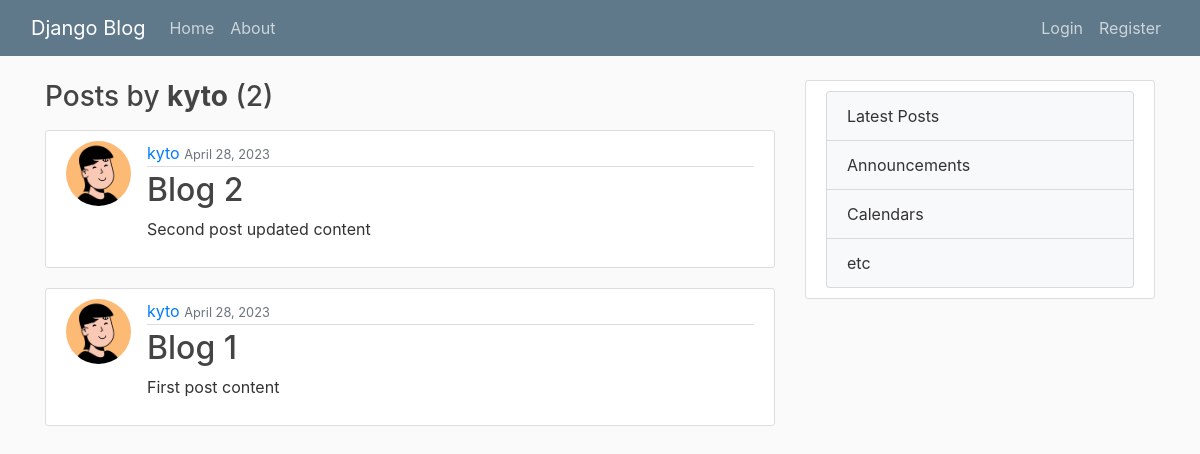
The page /user/kyto on the database as committed earlier.
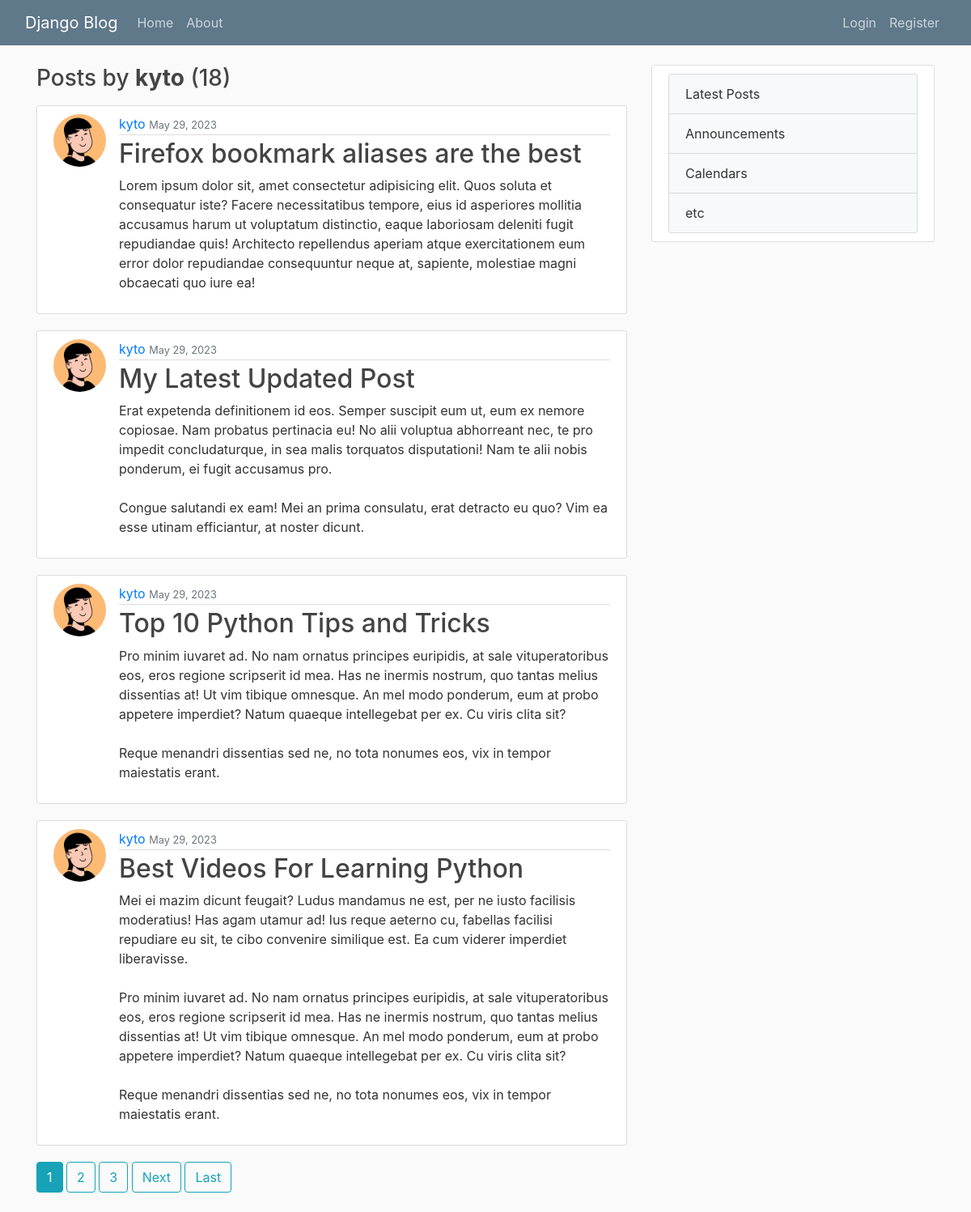
The same page on the database as committed later.
### blog_app/models.py (models this page shows, shortened)
class Post(models.Model):
    title = models.CharField(max_length=100)
    content = models.TextField()
    date_posted = models.DateTimeField(default=timezone.now)
    author = models.ForeignKey(User, on_delete=models.CASCADE)

### users_app/models.py (models this page shows, shortened)
class Profile(models.Model):
    user = models.OneToOneField(User, on_delete=models.CASCADE)
    image = models.ImageField(default='default.png', upload_to='profile_pics')

### blog_app/views.py (the view)
# urls.py: path('user/<str:username>', UserPostListView.as_view(), name='user-posts'),
class UserPostListView(ListView):
  model = Post
  template_name = 'blog_app/user_posts.html' # <app>/<model>_<viewwtype>.html
  context_object_name = 'posts'
  paginate_by = 4
  def get_queryset(self):
    user = get_object_or_404(User, username=self.kwargs.get('username'))
    return Post.objects.filter(author=user).order_by('-date_posted')

### blog_app/templates/blog_app/user_posts.html (shortened to what this page needs)
{% extends 'blog_app/base.html' %}
{% block content %}
  <h3 class="mb-3">Posts by <strong>{{ view.kwargs.username }}</strong> ({{ page_obj.paginator.count }})</h3>
  {% for post in posts %}
    <article class="media content-section">
      <img class="rounded-circle article-img" src="{{ post.author.profile.image.url }}">
      <div class="media-body">
        <div class="article-metadata">
          <a class="me-2" href="{% url 'user-posts' post.author.username %}">{{ post.author }}</a>
          <small class="text-muted">{{ post.date_posted|date:'F d, Y' }}</small>
        </div>
        <h2><a class="article-title" href="{% url 'post-detail' post.id %}">{{ post.title }}</a></h2>
        <p class="article-content">{{ post.content }}</p>
      </div>
    </article>
  {% endfor %}
  {% if is_paginated %}
    {% for num in page_obj.paginator.page_range %}
      {% if page_obj.number == num %}
        <a class="btn btn-info mb-4" href="?page={{ num }}">{{ num }}</a>
      {% elif num > page_obj.number|add:'-3' and num < page_obj.number|add:'3' %}
        <a class="btn btn-outline-info mb-4" href="?page={{ num }}">{{ num }}</a>
      {% endif %}
    {% endfor %}
    {% if page_obj.has_next %}
      <a class="btn btn-outline-info mb-4" href="?page={{ page_obj.next_page_number }}">Next</a>
      <a class="btn btn-outline-info mb-4" href="?page={{ page_obj.paginator.num_pages }}">Last</a>
    {% endif %}
  {% endif %}
{% endblock content %}

Rows that differ between the two databases and show on the page:
no longer on this page (row edited): Post: author.profile.image (picture), author "kyto", date_posted "April 28, 2023", title "Blog 2", content "Second post updated content"
no longer on this page (row unchanged): Post: author.profile.image (picture), author "kyto", date_posted "April 28, 2023", title "Blog 1", content "First post content"
added Post: author.profile.image (picture), author "kyto", date_posted "May 29, 2023", title "Firefox bookmark aliases are the best", content "Lorem ipsum dolor sit, amet consectetur adipisicing elit. Quos soluta et consequatur iste? Facere necessitatibus tempore, eius id asperiores mollitia accusamus harum ut voluptatum distinctio, eaque laboriosam deleniti fugit repudiandae quis! Architecto repellendus aperiam atque exercitationem eum error dolor repudiandae consequuntur neque at, sapiente, molestiae magni obcaecati quo iure ea!"
added Post: author.profile.image (picture), author "kyto", date_posted "May 29, 2023", title "My Latest Updated Post", content "Erat expetenda definitionem id eos. Semper suscipit eum ut, eum ex nemore copiosae. Nam probatus pertinacia eu! No alii voluptua abhorreant nec, te pro impedit concludaturque, in sea malis torquatos disputationi! Nam te alii nobis ponderum, ei fugit accusamus pro. Congue salutandi ex eam! Mei an prima consulatu, erat detracto eu quo? Vim ea esse utinam efficiantur, at noster dicunt."
added Post: author.profile.image (picture), author "kyto", date_posted "May 29, 2023", title "Top 10 Python Tips and Tricks", content "Pro minim iuvaret ad. No nam ornatus principes euripidis, at sale vituperatoribus eos, eros regione scripserit id mea. Has ne inermis nostrum, quo tantas melius dissentias at! Ut vim tibique omnesque. An mel modo ponderum, eum at probo appetere imperdiet? Natum quaeque intellegebat per ex. Cu viris clita sit? Reque menandri dissentias sed ne, no tota nonumes eos, vix in tempor maiestatis erant."
added Post: author.profile.image (picture), author "kyto", date_posted "May 29, 2023", title "Best Videos For Learning Python", content "Mei ei mazim dicunt feugait? Ludus mandamus ne est, per ne iusto facilisis moderatius! Has agam utamur ad! Ius reque aeterno cu, fabellas facilisi repudiare eu sit, te cibo convenire similique est. Ea cum viderer imperdiet liberavisse. Pro minim iuvaret ad. No nam ornatus principes euripidis, at sale vituperatoribus eos, eros regione scripserit id mea. Has ne inermis nostrum, quo tantas melius dissentias at! Ut vim tibique omnesque. An mel modo ponderum, eum at probo appetere imperdiet? Natum quaeque intellegebat per ex. Cu viris clita sit? Reque menandri dissentias sed ne, no tota nonumes eos, vix in tempor maiestatis erant."
Other text that changed with them:
{{ page_obj.paginator.count }}: "2" → "18"
new list line: "1"
new list line: "2"
new list line: "3"
text now shown: "Next Last"
